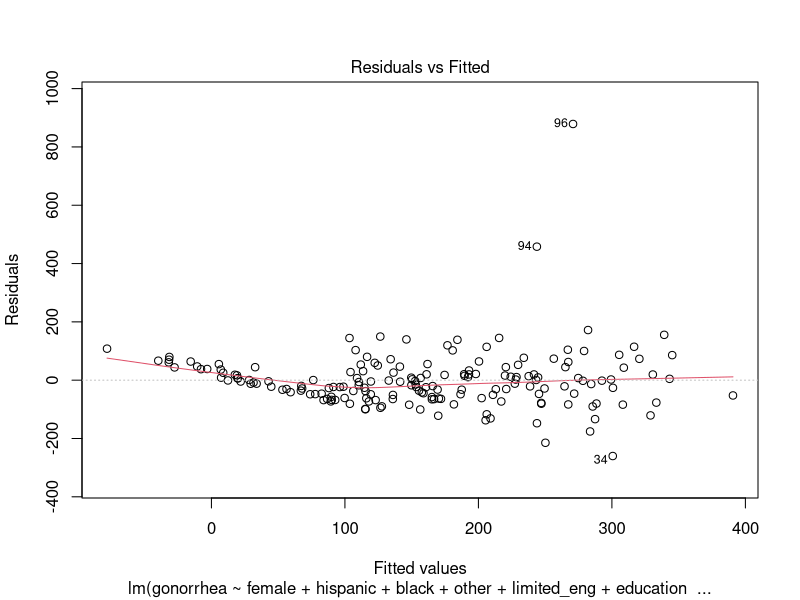
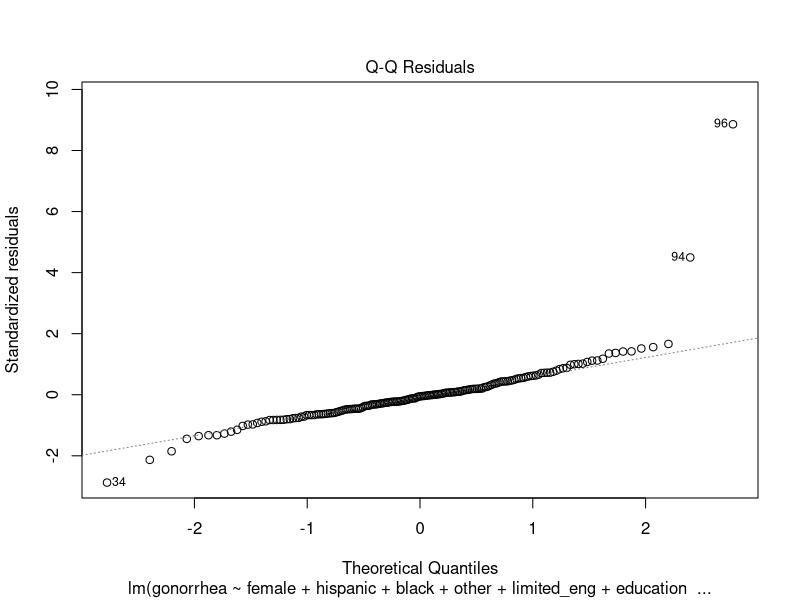
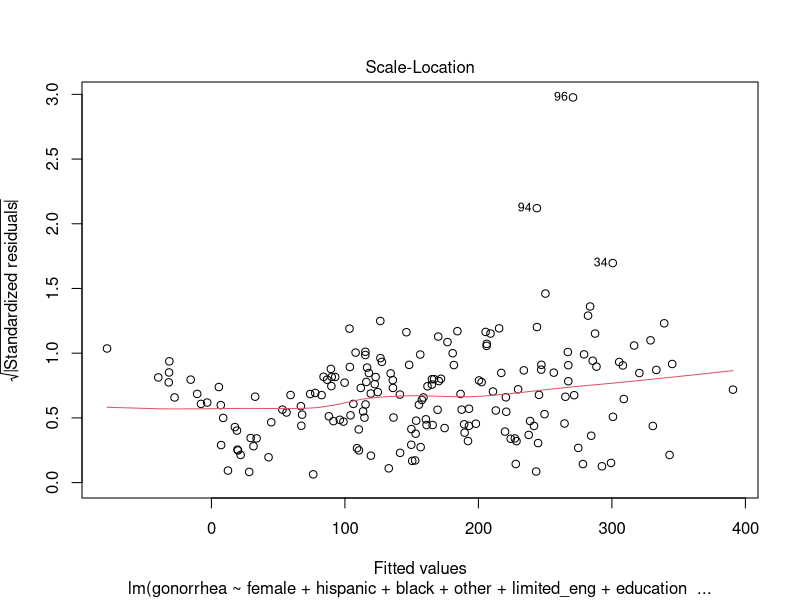
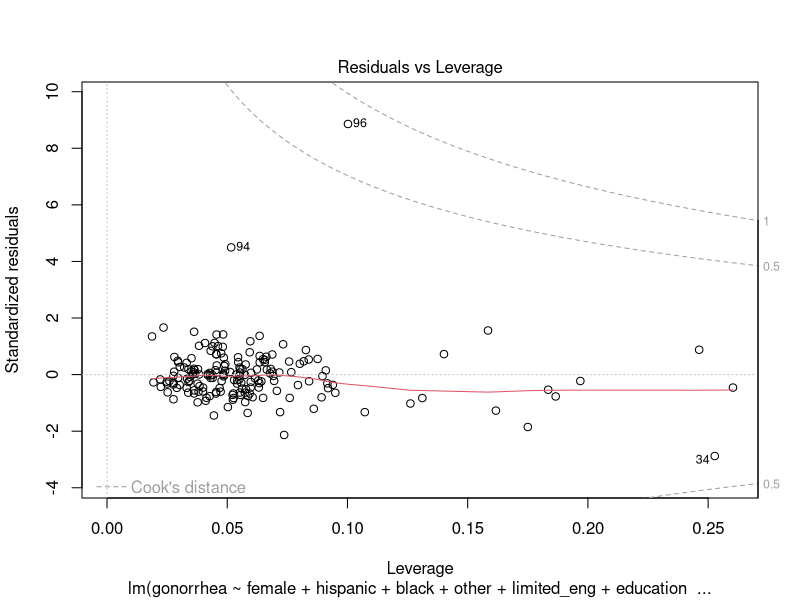

Write the R code that produced these figures, in order.
## ---- chunk 1
library(tidyverse)
library(dplyr)
library(readxl)
library(readr)
library(ggpubr)
library(corrplot)
library(RColorBrewer)
library(Hmisc)
library(patchwork)
library(rstatix)
library(glmnet)
library(MASS)

knitr::opts_chunk$set(
	fig.width = 9, 
  fig.asp = .6,
  out.width = "90%",
	warning = FALSE,
	message = FALSE
)
theme_set(theme_minimal() + theme(legend.position = "bottom"))
options(
  ggplot2.continuous.colour = "viridis",
  ggplot2.continuous.fill = "viridis"
)
scale_colour_discrete = scale_colour_viridis_d
scale_fill_discrete = scale_fill_viridis_d
## ---- chunk 2
predictors_df = read.csv("./data/predictors.csv")
outcome_df = read.csv("./data/outcomes.csv")

#Combined predictors with SMM outcome
gonorrhea_linear_df = predictors_df %>% 
  mutate(gonorrhea = outcome_df$gonorrhea) %>%
  dplyr::select(-total_pop)

#Fit the full model 
full_gonorrhea_linear.model <- lm(gonorrhea~., data = gonorrhea_linear_df)
#Stepwise regression model
step_gonorrhea_linear.model <- stepAIC(full_gonorrhea_linear.model, direction = "both", 
                      trace = FALSE)
step_gonorrhea_linear.model
#Display converged model
step_gonorrhea_linear.model %>% 
  broom::tidy() %>%
  knitr::kable(digits = 3)
## ---- chunk 3
#Regression diagnostics
plot(step_gonorrhea_linear.model)

#Shapiro test
gonorrhea_linear_shapiro = shapiro.test(residuals(step_gonorrhea_linear.model))
## ---- chunk 4
#create offset as 
offset_total_pop = log(predictors_df$total_pop)

#create count variable from rate
gonorrhea_poisson_df = predictors_df %>%
  mutate(gonorrhea_count = round(outcome_df$gonorrhea*(total_pop/100000))) %>%
  dplyr::select(-total_pop)

full_gonorrhea_poisson.model <- glm(gonorrhea_count~.+offset(offset_total_pop), data=gonorrhea_poisson_df, family=poisson(link = "log"))

step_gonorrhea_poisson.model <- stepAIC(full_gonorrhea_poisson.model, direction = "both", 
                      trace = FALSE)
## ---- chunk 5
#Display converged model
step_gonorrhea_poisson.model %>% 
  broom::tidy() %>%
  knitr::kable(digits = 3)
## ---- chunk 6
full_gonorrhea_neg_bin.model <- glm.nb(gonorrhea_count~.+offset(offset_total_pop), data=gonorrhea_poisson_df)

step_gonorrhea_neg_bin.model <- stepAIC(full_gonorrhea_neg_bin.model, direction = "both", 
                      trace = FALSE)
step_gonorrhea_neg_bin.model
#Display converged model
step_gonorrhea_neg_bin.model %>% 
  broom::tidy() %>%
  knitr::kable(digits = 3)
